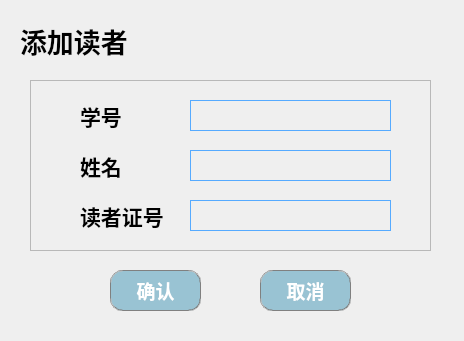
<?xml version="1.0" encoding="UTF-8"?>
<ui version="4.0">
 <class>rm_AddReader</class>
 <widget class="QWidget" name="rm_AddReader">
  <property name="geometry">
   <rect>
    <x>0</x>
    <y>0</y>
    <width>464</width>
    <height>341</height>
   </rect>
  </property>
  <property name="windowTitle">
   <string>Form</string>
  </property>
  <widget class="QFrame" name="frame_5">
   <property name="geometry">
    <rect>
     <x>30</x>
     <y>80</y>
     <width>401</width>
     <height>171</height>
    </rect>
   </property>
   <property name="frameShape">
    <enum>QFrame::StyledPanel</enum>
   </property>
   <property name="frameShadow">
    <enum>QFrame::Raised</enum>
   </property>
   <widget class="QLineEdit" name="leid">
    <property name="geometry">
     <rect>
      <x>160</x>
      <y>20</y>
      <width>201</width>
      <height>31</height>
     </rect>
    </property>
    <property name="styleSheet">
     <string notr="true">border:1px solid #cccccc;
color:#808080;
border-color: rgb(85, 170, 255);
font-size:18px;
font-family:&quot;微软雅黑&quot;;
text-align:left;
background-color: rgb(255, 255, 255,0);</string>
    </property>
    <property name="text">
     <string/>
    </property>
   </widget>
   <widget class="QLineEdit" name="leacc">
    <property name="geometry">
     <rect>
      <x>160</x>
      <y>120</y>
      <width>201</width>
      <height>31</height>
     </rect>
    </property>
    <property name="styleSheet">
     <string notr="true">border:1px solid #cccccc;
color:#808080;
border-color: rgb(85, 170, 255);
font-size:18px;
font-family:&quot;微软雅黑&quot;;
text-align:left;
background-color: rgb(255, 255, 255,0);</string>
    </property>
   </widget>
   <widget class="QLineEdit" name="lename">
    <property name="geometry">
     <rect>
      <x>160</x>
      <y>70</y>
      <width>201</width>
      <height>31</height>
     </rect>
    </property>
    <property name="styleSheet">
     <string notr="true">border:1px solid #cccccc;
color:#808080;
border-color: rgb(85, 170, 255);
font-size:18px;
font-family:&quot;微软雅黑&quot;;
text-align:left;
background-color: rgb(255, 255, 255,0);</string>
    </property>
   </widget>
   <widget class="QLabel" name="label_2">
    <property name="geometry">
     <rect>
      <x>50</x>
      <y>20</y>
      <width>91</width>
      <height>31</height>
     </rect>
    </property>
    <property name="font">
     <font>
      <family>Adobe Devanagari</family>
      <pointsize>16</pointsize>
      <weight>75</weight>
      <bold>true</bold>
     </font>
    </property>
    <property name="text">
     <string>学号</string>
    </property>
   </widget>
   <widget class="QLabel" name="label_3">
    <property name="geometry">
     <rect>
      <x>50</x>
      <y>70</y>
      <width>91</width>
      <height>31</height>
     </rect>
    </property>
    <property name="font">
     <font>
      <family>Adobe Devanagari</family>
      <pointsize>16</pointsize>
      <weight>75</weight>
      <bold>true</bold>
     </font>
    </property>
    <property name="text">
     <string>姓名</string>
    </property>
   </widget>
   <widget class="QLabel" name="label_4">
    <property name="geometry">
     <rect>
      <x>50</x>
      <y>120</y>
      <width>91</width>
      <height>31</height>
     </rect>
    </property>
    <property name="font">
     <font>
      <family>Adobe Devanagari</family>
      <pointsize>16</pointsize>
      <weight>75</weight>
      <bold>true</bold>
     </font>
    </property>
    <property name="text">
     <string>读者证号</string>
    </property>
   </widget>
   <zorder>lename</zorder>
   <zorder>leid</zorder>
   <zorder>leacc</zorder>
   <zorder>label_2</zorder>
   <zorder>label_3</zorder>
   <zorder>label_4</zorder>
  </widget>
  <widget class="QPushButton" name="but_ok">
   <property name="geometry">
    <rect>
     <x>110</x>
     <y>270</y>
     <width>91</width>
     <height>41</height>
    </rect>
   </property>
   <property name="font">
    <font>
     <family>微软雅黑</family>
     <pointsize>14</pointsize>
     <weight>75</weight>
     <bold>true</bold>
    </font>
   </property>
   <property name="styleSheet">
    <string notr="true">QPushButton{
border:1px groove gray;
border-radius:12px;
padding:2px 4px;
color: rgb(255, 255, 255);
background-color: rgba(153,195,211,255);
}
 
QPushButton:hover{
border:1px groove gray;
border-radius:12px;
padding:2px 4px;
color:  rgba(153,195,211,160);
background-color: rgba(153,195,211,180);
}
QPushButto:pressed{
border:1px groove gray;
border-radius:12px;
padding:2px 4px;
color: rgb(255, 255, 255);
background-color: rgba(153,195,211,100);
padding-left:6px;
padding-top:6px;
}</string>
   </property>
   <property name="text">
    <string>确认</string>
   </property>
  </widget>
  <widget class="QLabel" name="label">
   <property name="geometry">
    <rect>
     <x>20</x>
     <y>20</y>
     <width>181</width>
     <height>41</height>
    </rect>
   </property>
   <property name="font">
    <font>
     <family>微软雅黑</family>
     <pointsize>20</pointsize>
     <weight>75</weight>
     <bold>true</bold>
    </font>
   </property>
   <property name="text">
    <string>添加读者</string>
   </property>
  </widget>
  <widget class="QPushButton" name="but_no">
   <property name="geometry">
    <rect>
     <x>260</x>
     <y>270</y>
     <width>91</width>
     <height>41</height>
    </rect>
   </property>
   <property name="font">
    <font>
     <family>微软雅黑</family>
     <pointsize>14</pointsize>
     <weight>75</weight>
     <bold>true</bold>
    </font>
   </property>
   <property name="styleSheet">
    <string notr="true">QPushButton{
border:1px groove gray;
border-radius:12px;
padding:2px 4px;
color: rgb(255, 255, 255);
background-color: rgba(153,195,211,255);
}
 
QPushButton:hover{
border:1px groove gray;
border-radius:12px;
padding:2px 4px;
color:  rgba(153,195,211,160);
background-color: rgba(153,195,211,180);
}
QPushButto:pressed{
border:1px groove gray;
border-radius:12px;
padding:2px 4px;
color: rgb(255, 255, 255);
background-color: rgba(153,195,211,100);
padding-left:6px;
padding-top:6px;
}</string>
   </property>
   <property name="text">
    <string>取消</string>
   </property>
  </widget>
 </widget>
 <resources/>
 <connections/>
</ui>
